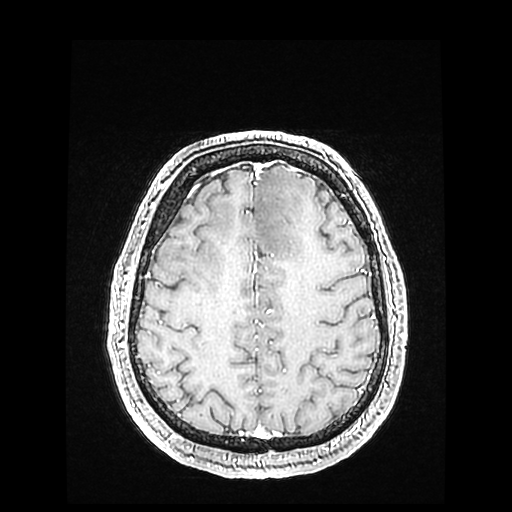
#> input picture Evaluation Scans/Full/Scans_1.png, 512 x 512 px; its folder holds only this picture in this run
$ python KMeans.py
#> lines starting #> are read from the running program, lines starting #| are printed output that depends on the picture; after the words box and inside, x2 and y2 are one past the last pixel; in counts of white or black regions, pixels touching at a corner belong together
# Import the required libraries.
import cv2
import glob
import warnings
import numpy as np
# import matplotlib.pyplot as plt

from sklearn.cluster import KMeans
from time import time

warnings.filterwarnings("ignore")


# K-Means Image Segmentation.
class KMeansSegment(object):
    # Skull strip the brain scans.
    def skullStrip(self, images):
        gray_imgs = []
        brains = []
        for i in range(len(images)):
            gray_img = cv2.cvtColor(images[i], cv2.COLOR_BGR2GRAY)
            gray_imgs.append(gray_img)
            ret, thresh = cv2.threshold(gray_imgs[i], 0, 255, cv2.THRESH_OTSU)
            colormask = np.zeros(images[i].shape, dtype=np.uint8)
            colormask[thresh != 0] = np.array((0, 0, 255))
            ret, markers = cv2.connectedComponents(thresh)
            marker_area = [
                    np.sum(markers == m)
                    for m in range(np.max(markers)) if m != 0
            ]
            largest_component = np.argmax(marker_area)+1
            brain_mask = markers == largest_component
            brain_out = images[i].copy()
            brain_out[brain_mask == False] = (0, 0, 0)
            brains.append(brain_out)
        return brains

    # Process the skull stripped images.
    def readSkulls(self, brains):
        skull_imgs = []
        for i in range(len(brains)):
            img = cv2.resize(brains[i], (128, 128))
            rgb_img = img.reshape((img.shape[0] * img.shape[1], 3))
            skull_imgs.append(rgb_img)
        return skull_imgs

    # Compute the area of the objects in a binary image.
    def bwarea(self, img):
        row = img.shape[0]
        col = img.shape[1]
        total = 0.0
        for r in range(row-1):
            for c in range(col-1):
                sub_total = img[r:r+2, c:c+2].mean()
                if sub_total == 255:
                    total += 1
                elif sub_total == (255.0/3.0):
                    total += (7.0/8.0)
                elif sub_total == (255.0/4.0):
                    total += 0.25
                elif sub_total == 0:
                    total += 0
                else:
                    r1c1 = img[r, c]
                    r1c2 = img[r, c+1]
                    r2c1 = img[r+1, c]
                    r2c2 = img[r+1, c+1]

                    if (((r1c1 == r2c2) & (r1c2 == r2c1)) & (r1c1 != r2c1)):
                        total += 0.75
                    else:
                        total += 0.5
        return total

    # Change the cluster color.
    def change_color_kmeans(self, predict_img, clusters):
        img = []
        for val in predict_img:
            img.append(clusters[val])
        return img

    # Implementing K-Means algorithm.
    def process(self, list_img, clusters):
        self.seg_array = []
        for rgb_img in list_img[:]:
            img = np.reshape(rgb_img, (128, 128, 3)).astype(np.uint8)
            shape = np.shape(img)

            clt = KMeans(n_clusters=clusters, n_jobs=4)
            clt.fit(rgb_img)
            predict_img = clt.predict(rgb_img)
            new_img = self.change_color_kmeans(
                    predict_img,
                    clt.cluster_centers_
                    )
            kmeans_img = np.reshape(new_img, shape).astype(np.uint8)
            new_time = time()

            self.ret, self.seg_img = cv2.threshold(
                    kmeans_img,
                    np.max(kmeans_img) - 1,
                    255,
                    cv2.THRESH_BINARY
            )
            print("Time:", time() - new_time, 'seconds')
            print("BWAREA:", self.bwarea(self.seg_img[:, :, 1]))

            self.seg_array.append(self.seg_img)

            # Un-comment if you want to display the images via matplotlib.
            """
            plt.subplot(131)
            plt.gca().set_title("Original"), plt.imshow(img)
            plt.xticks([]), plt.yticks([])

            plt.subplot(132)
            plt.gca().set_title("K-Means"), plt.imshow(kmeans_img)
            plt.xticks([]), plt.yticks([])

            plt.subplot(133)
            plt.gca().set_title("Segmented"), plt.imshow(self.seg_img)
            plt.xticks([]), plt.yticks([])
            plt.show()
            """

    # Write the image to chosen directory.
    def writeFile(self, OUTDIR):
        for i in range(len(self.seg_array)):
            cv2.imwrite(
                    OUTDIR +
                    "Result_" +
                    str(i) +
                    ".png",
                    self.seg_array[i]
            )


# Main method.
if __name__ == "__main__":
    OUTDIR = './KMeans Results/Full/'
    PATH = "../Evaluation Scans/Full/"
    images = [cv2.imread(file) for file in glob.glob(PATH + "*.png")]
#> images = 1 item

    means = KMeansSegment()
    skulls = means.skullStrip(images)
#> the loop in skullStrip, `for i in range(len(images)):` made 1 pass
#> largest_component on pass 1: 24
#> pass 1, in skullStrip, `ret, thresh = cv2.threshold(gray_imgs[i], 0, 255, cv2.THRESH_OTSU)`:
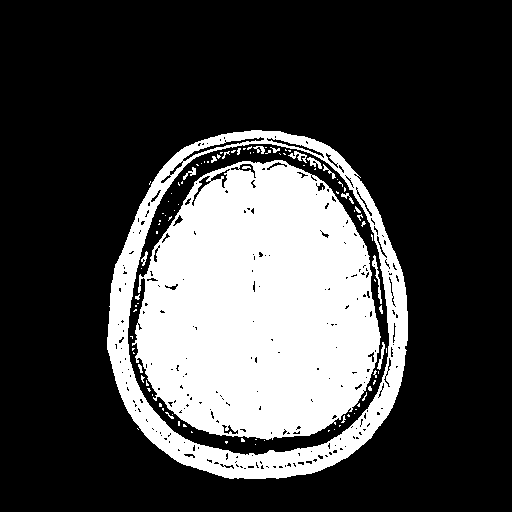
#> thresh: shape (512, 512); 27.2% white; 99 white regions (80 under 20 px), largest, box (x1, y1, x2, y2) and area: (132, 160, 381, 440) 52511, (107, 130, 408, 479) 17499, (372, 255, 382, 304) 126
#> pass 1, in skullStrip, `ret, markers = cv2.connectedComponents(thresh)`:
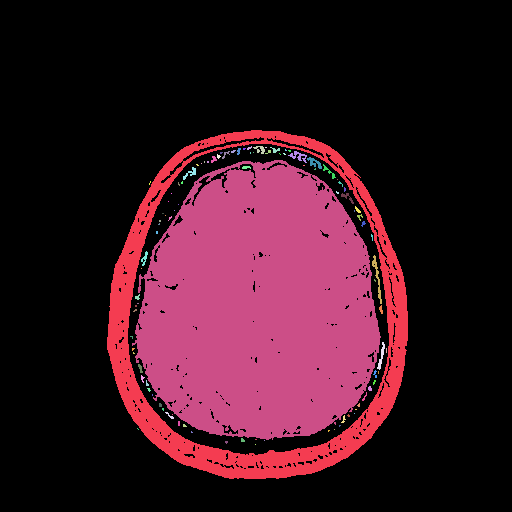
#> markers: shape (512, 512) int32; 100 distinct labels, from 0 to 99; one colour per label, 0 black
#> pass 1, in skullStrip, `brain_mask = markers == largest_component`:
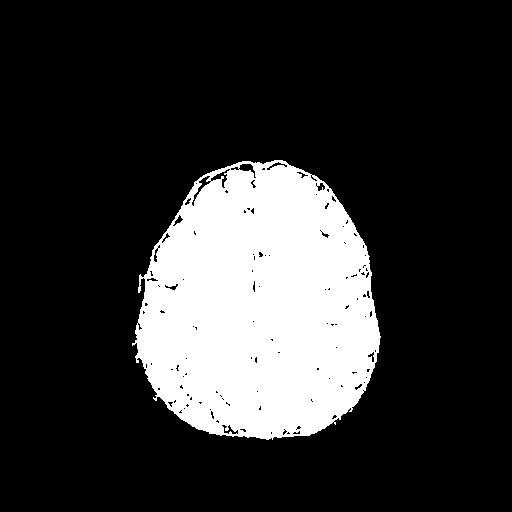
#> brain_mask: shape (512, 512) bool; 20% white; 1 white region, box (x1, y1, x2, y2) and area: (132, 160, 381, 440) 52511
#> after the loop in skullStrip, `for i in range(len(images)):`:
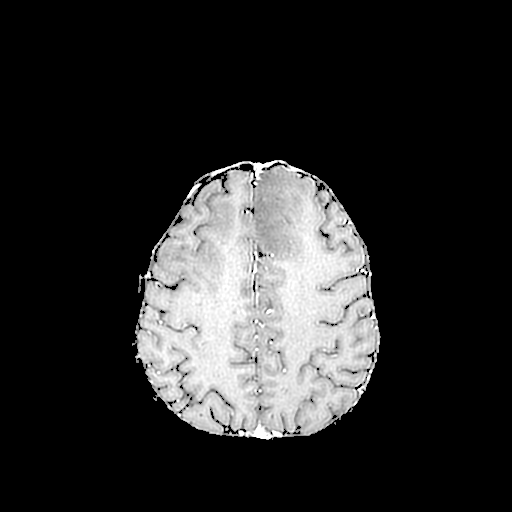
#> brain_out: shape (512, 512, 3); min 0, max 255, mean 41.4
#> after the loop in skullStrip, `for i in range(len(images)):`:
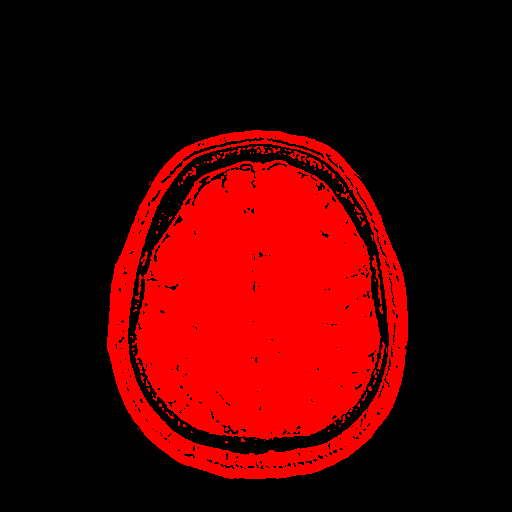
#> colormask: shape (512, 512, 3); mean of channels 0, 1, 2 0, 0, 69.3; drawn as B, G, R
#> skulls = 1 item
    proc_skulls = means.readSkulls(skulls)
#> the loop in readSkulls, `for i in range(len(brains)):` made 1 pass
#> pass 1, in readSkulls, `img = cv2.resize(brains[i], (128, 128))`:
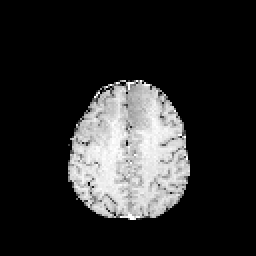
#> img: shape (128, 128, 3) (shown 2 times larger); min 0, max 255, mean 41.4
#> proc_skulls = 1 item
    means.process(proc_skulls, 4)
#> the loop in process, `for rgb_img in list_img[:]:` made 1 pass
#> shape on pass 1: (128, 128, 3)
#> after the loop in process, `for rgb_img in list_img[:]:`: self.seg_array = []
#> (the run stopped early here; a loop or call above may not have finished)

$ run again, on Evaluation Scans/Full/Scans_14.png
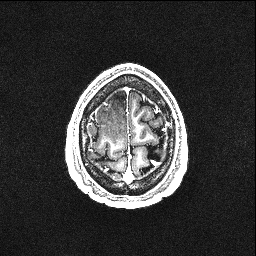
#> input picture Evaluation Scans/Full/Scans_14.png, 256 x 256 px
#> images = 1 item
#> the loop in skullStrip, `for i in range(len(images)):` made 1 pass
#> largest_component on pass 1: 1
#> pass 1, in skullStrip, `ret, thresh = cv2.threshold(gray_imgs[i], 0, 255, cv2.THRESH_OTSU)`:
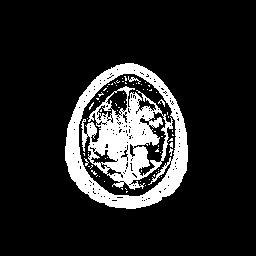
#> thresh: shape (256, 256); 14.3% white; 71 white regions (67 under 20 px), largest, box (x1, y1, x2, y2) and area: (65, 63, 188, 209) 4767, (81, 86, 173, 190) 4344, (128, 76, 141, 84) 34, (158, 99, 165, 107) 20
#> the loop in readSkulls, `for i in range(len(brains)):` made 1 pass
#> pass 1, in readSkulls, `img = cv2.resize(brains[i], (128, 128))`:
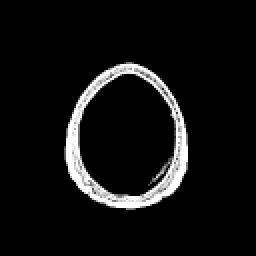
#> img: shape (128, 128, 3) (shown 2 times larger); min 0, max 255, mean 16.9
#> the loop in process, `for rgb_img in list_img[:]:` made 1 pass
#> shape on pass 1: (128, 128, 3)
#> after the loop in process, `for rgb_img in list_img[:]:`: self.seg_array = []

$ run again, on Evaluation Scans/Full/Scans_15.png
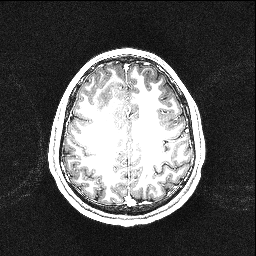
#> input picture Evaluation Scans/Full/Scans_15.png, 256 x 256 px
#> images = 1 item
#> the loop in skullStrip, `for i in range(len(images)):` made 1 pass
#> largest_component on pass 1: 1
#> pass 1, in skullStrip, `ret, thresh = cv2.threshold(gray_imgs[i], 0, 255, cv2.THRESH_OTSU)`:
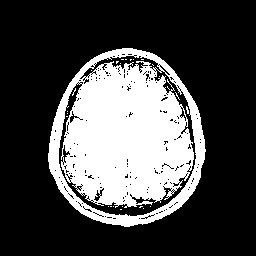
#> thresh: shape (256, 256); 28.4% white; 26 white regions (25 under 20 px), largest, box (x1, y1, x2, y2) and area: (48, 48, 206, 227) 18518
#> the loop in readSkulls, `for i in range(len(brains)):` made 1 pass
#> pass 1, in readSkulls, `img = cv2.resize(brains[i], (128, 128))`:
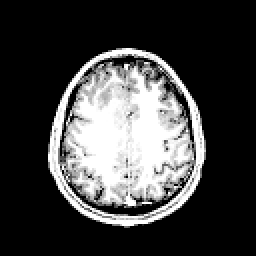
#> img: shape (128, 128, 3) (shown 2 times larger); min 0, max 255, mean 64.9
#> the loop in process, `for rgb_img in list_img[:]:` made 1 pass
#> shape on pass 1: (128, 128, 3)
#> after the loop in process, `for rgb_img in list_img[:]:`: self.seg_array = []

$ run again, on Evaluation Scans/Full/Scans_18.png
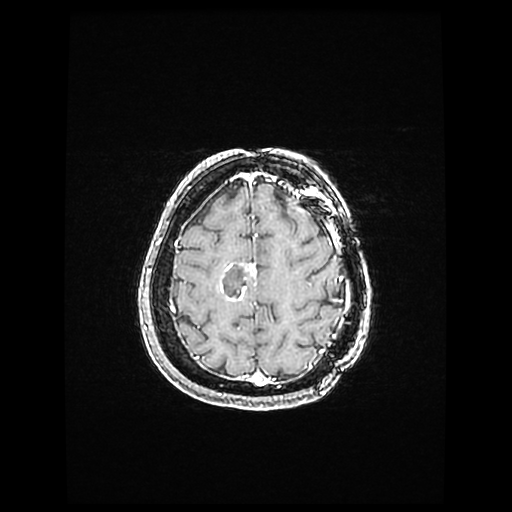
#> input picture Evaluation Scans/Full/Scans_18.png, 512 x 512 px
#> images = 1 item
#> the loop in skullStrip, `for i in range(len(images)):` made 1 pass
#> largest_component on pass 1: 2
#> pass 1, in skullStrip, `ret, thresh = cv2.threshold(gray_imgs[i], 0, 255, cv2.THRESH_OTSU)`:
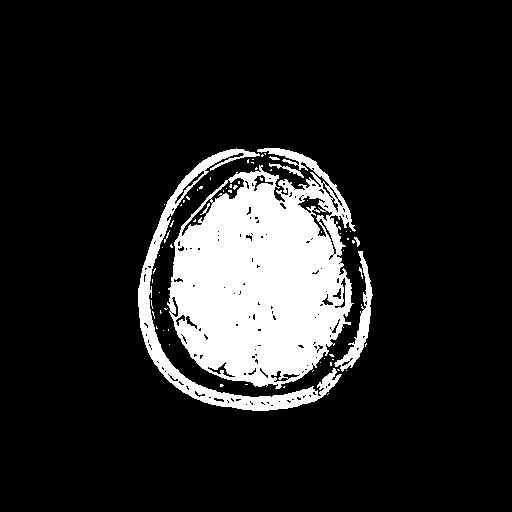
#> thresh: shape (512, 512); 13.9% white; 67 white regions (58 under 20 px), largest, box (x1, y1, x2, y2) and area: (167, 148, 356, 389) 29568, (138, 148, 342, 411) 5355, (334, 251, 373, 372) 1036
#> the loop in readSkulls, `for i in range(len(brains)):` made 1 pass
#> pass 1, in readSkulls, `img = cv2.resize(brains[i], (128, 128))`:
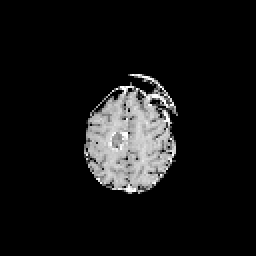
#> img: shape (128, 128, 3) (shown 2 times larger); min 0, max 255, mean 20.8
#> the loop in process, `for rgb_img in list_img[:]:` made 1 pass
#> shape on pass 1: (128, 128, 3)
#> after the loop in process, `for rgb_img in list_img[:]:`: self.seg_array = []
